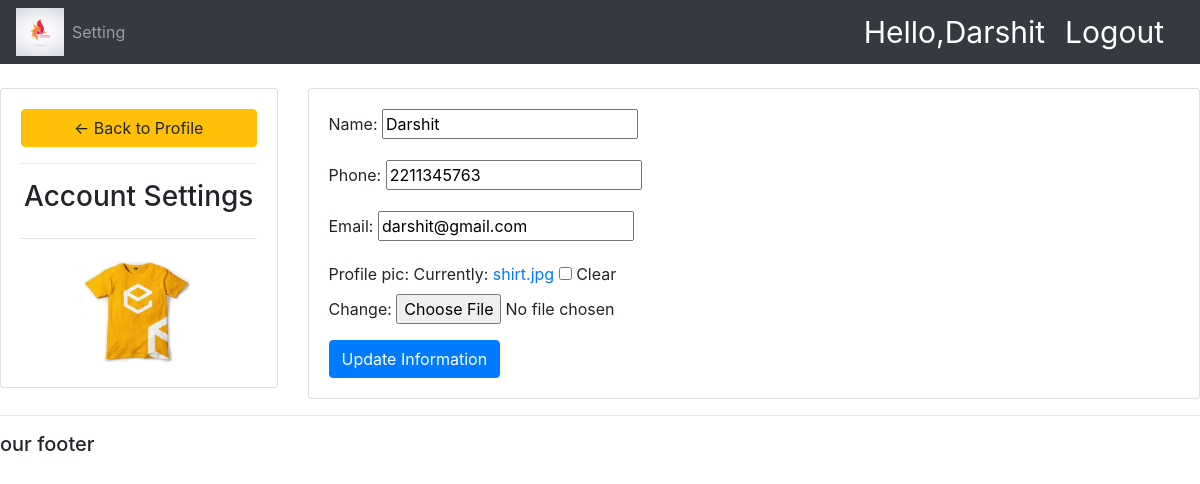
/account/ (signed in), run on the app's committed database.
### accounts/models.py (models this page shows, shortened)
class Customer(models.Model):
    user = models.OneToOneField(User,blank=True, null=True, on_delete=models.CASCADE)
    name = models.CharField(max_length=200, null=True)
    phone = models.CharField(max_length=200, null=True)
    email = models.CharField(max_length=200, null=True)
    profile_pic = models.ImageField(default="profile.png",null=True, blank=True)
    date_created = models.DateTimeField(auto_now_add=True, null=True)

### accounts/decorators.py (the view)
        def wrapper_func(request, *args, **kwrgs):
            group = None
            if request.user.groups.exists():
                group = request.user.groups.all()[0].name
            if group in allowed_roles:
               return view_func(request, *args, **kwrgs)
            else:
                return HttpResponse('You are not authorized to view this page')

### accounts/forms.py
class CustomerForm(ModelForm):
    class Meta:
        model = Customer
        fields = '__all__'
        exclude = ['user']

### accounts/views.py (called while the page is built)
@login_required(login_url='login')
@allowed_users(allowed_roles=['customer'])
def accountSetting(request):
    customer = request.user.customer
    form = CustomerForm(instance=customer)
    if request.method == 'POST':
        form = CustomerForm(request.POST, request.FILES, instance=customer)
        if form.is_valid():
            form.save()
    context = {'form':form}
    return render(request, 'accounts/account_setting.html', context)

### accounts/templates/accounts/account_setting.html (shortened to what this page needs)
{%  extends 'accounts/main.html' %}
{% load static %}
{% block content %}
<br>
<div class="row">
	<div class="col-md-3">
		<div class="card card-body">
			<a class="btn btn-warning" href="{% url 'home' %}"> &#8592; Back to Profile</a>
			<hr>
			<h3 style="text-align: center">Account Settings</h3>
			<hr>
			<img class="profile-pic" src="{{request.user.customer.profile_pic.url}}" >
		</div>
	</div>
	<div class="col-md-9">
		<div class="card card-body">
			<form method="POST" action="" enctype="multipart/form-data">
				{{form.as_p}}
			<input class="btn btn-primary" type="submit" value="Update Information">
			</form>
		</div>
	</div>
</div>
{% endblock %}

### accounts/templates/accounts/navbar.html (shortened to what this page needs)
{% load static %}
<nav class="navbar navbar-expand-lg navbar-dark bg-dark">
   <img src="{% static 'image/logo2.jpeg' %}">
    <div class="collapse navbar-collapse" id="navbarNav">
      <ul class="navbar-nav">
        {% if request.user.is_staff %}
        <li class="nav-item active">
          <a class="nav-link" href="{% url 'home' %}">Dashboard</a>
        </li>
        <li class="nav-item">
          <a class="nav-link" href="{% url 'products' %}">Products</a>
        </li>
        {% else %}
        <li class="nav-item">
          <a class="nav-link" href="{% url 'account' %}">Setting</a>
        </li>
        {% endif %}
      </ul>
    </div>
    <span class = "hello-msg">Hello,{{ request.user }}</span>
    <span><a class = "hello-msg" href="{% url 'logout' %}">Logout</a></span>
  </nav>

### accounts/templates/accounts/navbar.html (style rules this page uses)
.hello-msg { font-size: 30px; color: white; margin-right: 20px; }

### accounts/templates/accounts/account_setting.html (style rules this page uses)
.profile-pic { max-width: 200px; max-height:200px; margin: 0 auto; border-radius: 50%; }

### data on the page
Customer: name "Darshit", phone "2211345763", email "darshit@gmail.com"

### other printed values
{{ request.user }} "Darshit"
